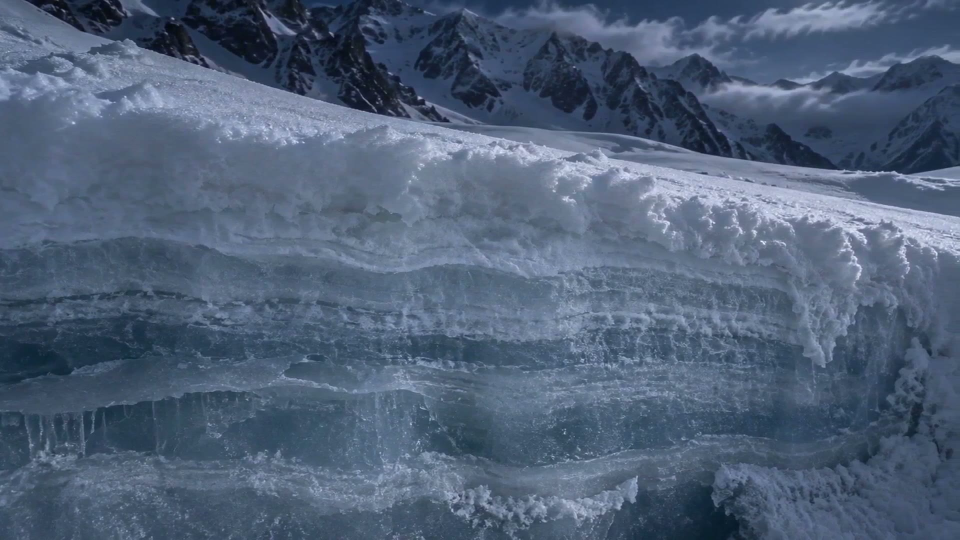
#> input picture 4/runs/20261103-gla-b01/subtitles/gate1/qa_116.jpg, 1920 x 1080 px, given in place of old-grid.png, which was not available (shown at 1/2 size)
$ python crispness.py
#> lines starting #> are read from the running program, lines starting #| are printed output that depends on the picture
# -*- coding: utf-8 -*-
"""Crispness metrics across all grid variants + 100% zoom crops for a chosen pair."""
from __future__ import annotations

import sys
from pathlib import Path

import numpy as np
from PIL import Image, ImageDraw, ImageFont

BASE = Path(__file__).resolve().parent / "runs"
AB = BASE / "20261109-063916-grid2x2-ab"
HQ = BASE / "20261109-064114-grid2x2-quality-high"

VARIANTS = [
    ("old-default", AB / "raw" / "old-grid.png"),
    ("new-default", AB / "raw" / "new-grid.png"),
    ("old-high", HQ / "old-high-grid.png"),
    ("new-high", HQ / "new-high-grid.png"),
]

REGION = (300, 120, 760, 480)  # gripper / sample area, same coords in every cell 3


def crispness(path: Path) -> dict:
    with Image.open(path) as image:
#> image is the input picture: PIL image 1920x1080 RGB; mean R, G, B 79.5, 96.3, 119.6
        gray = np.asarray(image.convert("L"), dtype=np.float64)
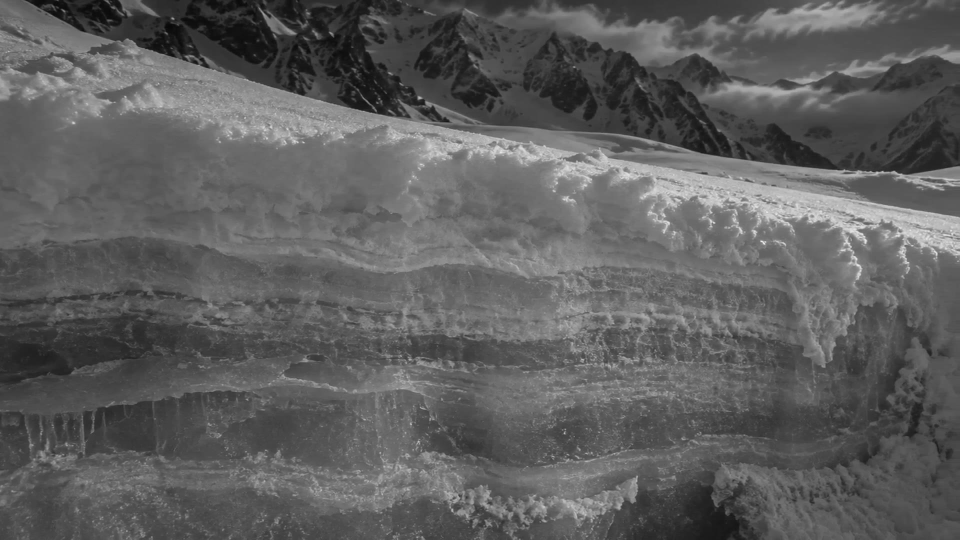
#> gray: shape (1080, 1920) float64 (shown at 1/2 size); min 7, max 252, mean 93.9
        rgb = np.asarray(image.convert("RGB"), dtype=np.float64)
    gx = np.abs(np.diff(gray, axis=1))
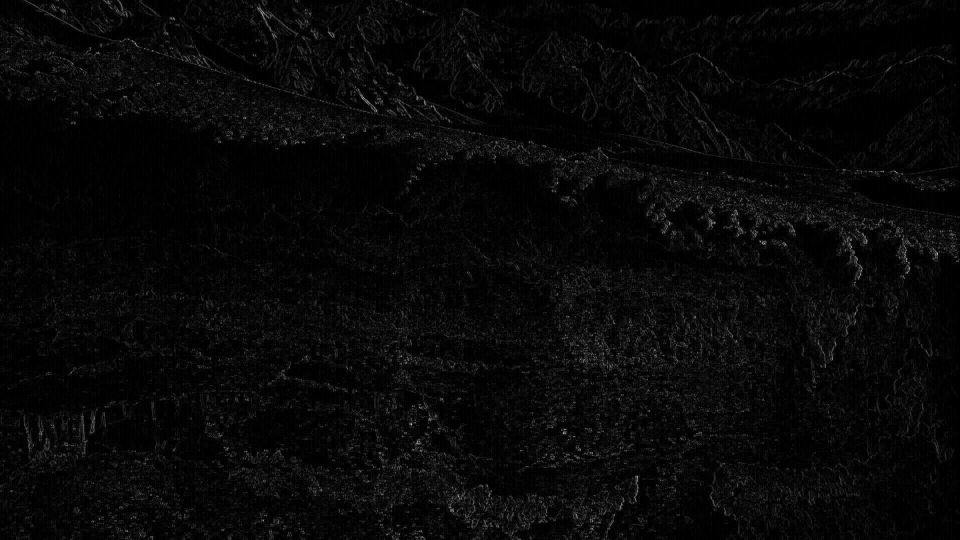
#> gx: shape (1080, 1919) float64 (shown at 1/2 size); min 0, max 67, mean 2.2; drawn with min black and max white
    gy = np.abs(np.diff(gray, axis=0))
    lap = (-4 * gray[1:-1, 1:-1] + gray[:-2, 1:-1] + gray[2:, 1:-1]
           + gray[1:-1, :-2] + gray[1:-1, 2:])
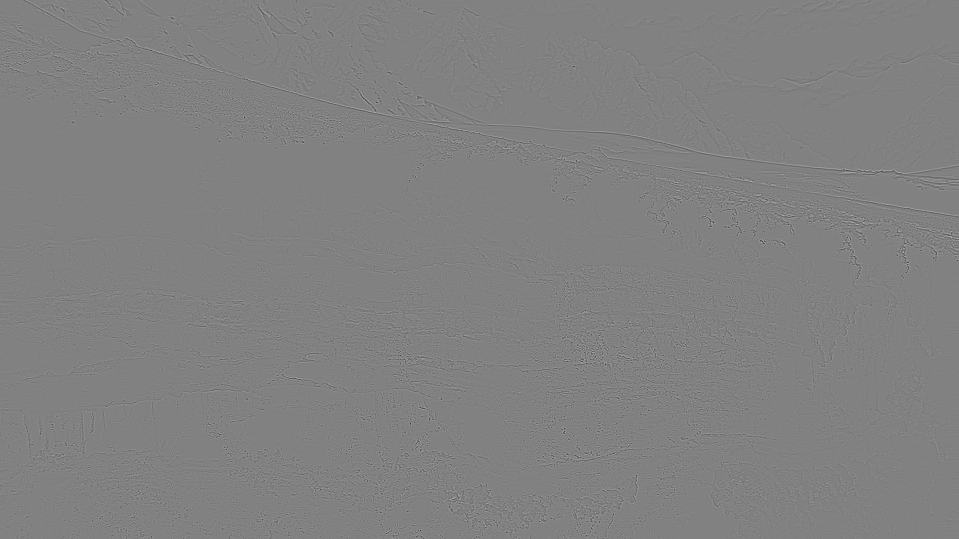
#> lap: shape (1078, 1918) float64 (shown at 1/2 size); min -124, max 121, mean 0; drawn with min black and max white
    height, width = gray.shape
#> height = 1080; width = 1920
    blocks = gray[: height // 2 * 2, : width // 2 * 2].reshape(height // 2, 2, width // 2, 2)
    return {
        "file": path.name,
#> (the run stopped early here; a loop or call above may not have finished)
